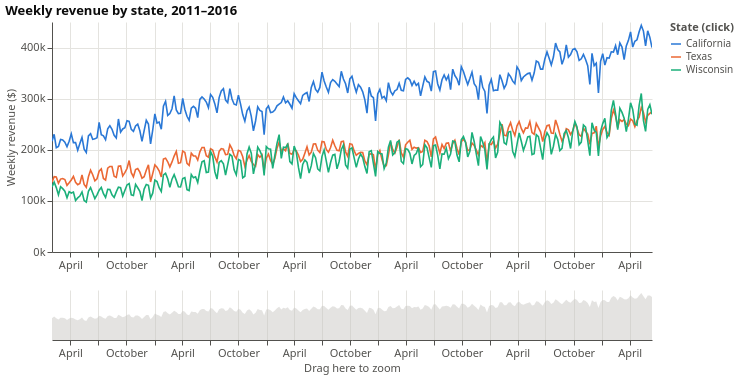

The notebook cell this image was saved under:
### Markdown cell above
The last check matters: an item only has a price from the week it was first stocked, so a missing price means
*not on sale yet*, not *zero sales*. The models below only count days with a price.

## Step 3. Model a star schema in dbt

The SQL lives in [`models/`](../models). Staging unpivots the wide files with DuckDB's `UNPIVOT` and types the
calendar and prices; the marts are `fct_sales_daily` (item × store × day with units, price and revenue),
`fct_forecast_eval` (the 28 forecast days next to the actuals), `dim_item`, `dim_store`, `dim_date`, and the
question marts `mart_sales_weekly`, `mart_forecast_accuracy`, `mart_zero_sales_runs` and `mart_item_store_profile`
(ABC-XYZ classes and demand patterns). `dbt build` runs 36 nodes, including tests for keys, relationships, accepted
values and row counts, in about a minute.

## Step 4. Answer the questions

### Where does the revenue come from?

Revenue = units × the week's shelf price. **Drag across the small chart** to zoom the large one; **click a state**
in the legend to highlight it.

### Code cell
revenue = np.nan_to_num(units * price)                # item-store × day, $
cal["week_start"] = cal["date"] - pd.to_timedelta(cal["date"].dt.weekday, unit="D")
full = (cal["week_start"] > "2011-01-24") & (cal["week_start"] <= "2016-06-13")   # complete weeks only
week_idx, week_starts = pd.factorize(cal["week_start"])
by_state = {}
for st in STATES:
    rows = (ids["state_id"] == st).to_numpy()
    daily = revenue[rows].sum(axis=0, dtype=np.float64)
    by_state[STATES[st]] = np.bincount(week_idx, weights=daily)
weekly = pd.DataFrame(by_state, index=week_starts)[full.groupby(week_idx).all().to_numpy()]
weekly_long = weekly.rename_axis("week").reset_index().melt("week", var_name="state", value_name="revenue")

brush = alt.selection_interval(encodings=["x"])
state = alt.selection_point(fields=["state"], bind="legend")
color = alt.Color("state:N", scale=alt.Scale(range=[BLUE, ORANGE, GREEN]), title="State (click)")
big = alt.Chart(weekly_long).mark_line(strokeWidth=1.6).encode(
    x=alt.X("week:T", title=None, scale=alt.Scale(domain=brush)),
    y=alt.Y("revenue:Q", title="Weekly revenue ($)", axis=alt.Axis(format="~s")),
    color=color, opacity=alt.condition(state, alt.value(1), alt.value(0.12)),
    tooltip=["state", alt.Tooltip("week:T", title="Week of", format="%d %b %Y"), alt.Tooltip("revenue:Q", format=",.0f")],
).add_params(state).properties(width=600, height=230, title="Weekly revenue by state, 2011–2016")
small = alt.Chart(weekly_long).mark_area(opacity=0.5).encode(
    x=alt.X("week:T", title="Drag here to zoom"), y=alt.Y("sum(revenue):Q", title=None, axis=None), color=alt.value(GREY),
).add_params(brush).properties(width=600, height=50)
alt.vconcat(big, small)

### Figure 1 — Vega-Lite specification as saved in the notebook (floating-point values rounded to 4 significant figures; data arrays with more than 128 entries replaced by an {"elided": "..."} marker saying what was removed)
{"config": {"view": {"stroke": null}, "axis": {"gridColor": "#e4e3df", "domainColor": "#52514e", "tickColor": "#52514e", "labelColor": "#52514e", "titleColor": "#52514e", "labelFontSize": 11, "titleFontSize": 11, "titleFontWeight": "normal"}, "legend": {"labelColor": "#52514e", "titleColor": "#52514e"}, "title": {"anchor": "start", "fontSize": 13, "color": "#0b0b0b"}, "font": "system-ui, -apple-system, Segoe UI, sans-serif"}, "vconcat": [{"mark": {"type": "line", "strokeWidth": 1.6}, "encoding": {"color": {"field": "state", "scale": {"range": ["#2a78d6", "#eb6834", "#1baf7a"]}, "title": "State (click)", "type": "nominal"}, "opacity": {"condition": {"param": "param_7bdc74787bd2982f", "value": 1}, "value": 0.12}, "tooltip": [{"field": "state", "type": "nominal"}, {"field": "week", "format": "%d %b %Y", "title": "Week of", "type": "temporal"}, {"field": "revenue", "format": ",.0f", "type": "quantitative"}], "x": {"field": "week", "scale": {"domain": {"param": "param_c97a99acfc68b794"}}, "title": null, "type": "temporal"}, "y": {"axis": {"format": "~s"}, "field": "revenue", "title": "Weekly revenue ($)", "type": "quantitative"}}, "height": 230, "name": "view_c719694181e98643_0", "title": "Weekly revenue by state, 2011–2016", "width": 600}, {"mark": {"type": "area", "opacity": 0.5}, "encoding": {"color": {"value": "#c9c8c3"}, "x": {"field": "week", "title": "Drag here to zoom", "type": "temporal"}, "y": {"aggregate": "sum", "axis": null, "field": "revenue", "title": null, "type": "quantitative"}}, "height": 50, "name": "view_949e8859f3fa0b16_1", "width": 600}], "data": {"name": "data-e4281d49e864f68dd7711d1ebff56287"}, "params": [{"name": "param_7bdc74787bd2982f", "select": {"type": "point", "fields": ["state"]}, "bind": "legend", "views": ["view_c719694181e98643_0"]}, {"name": "param_c97a99acfc68b794", "select": {"type": "interval", "encodings": ["x"]}, "views": ["view_949e8859f3fa0b16_1"]}], "$schema": "https://vega.github.io/schema/vega-lite/v6.4.1.json", "datasets": {"data-e4281d49e864f68dd7711d1ebff56287": {"elided": "843 records"}}}
